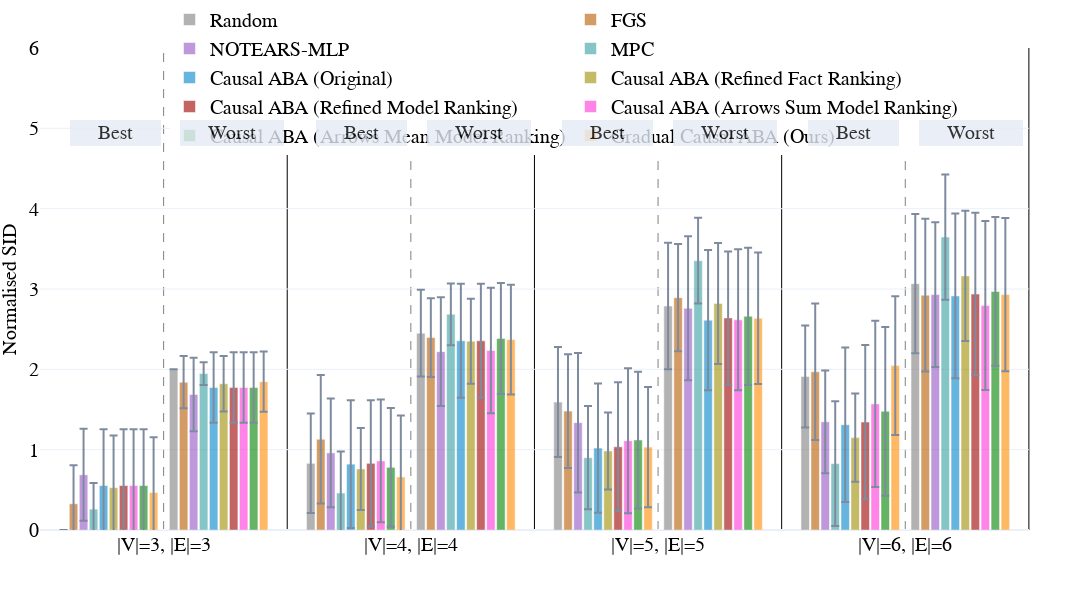

The notebook cell saved with this chart:
### Code cell
fig = double_bar_chart_plotly(v1_random_plot_data[v1_random_plot_data['n_nodes'] <= 6], 
                        names_dict,
                        colors_dict,
                        vars_to_plot=['n_sid_low', 'n_sid_high'],
                        names=['Best', 'Worst'],
                        labels=['Normalised SID', ''],
                        methods=methods,
                        dist_between_lines=0.1175,
                        intra_dis=0.112,
                        inter_dis=0.137,
                        lin_space=5,
                        nl_space=5,
                        start_pos = 0.03,
                        width=1300,
                        height=600,
                        range_y1=(0, 6),
                        range_y2=(0, 6),
                        annot_y=0.85)
fig.write_image("./v1_v2_random_graphs_sid_all.png", scale=3)

### Figure 1 — Plotly figure (JSON) as saved in the notebook; plotly's stock layout.template omitted (floating-point values rounded to 4 significant figures)
{"data": [{"error_y": {"array": [0.0, 0.6195, 0.6845, 0.6355], "type": "data", "visible": true}, "marker": {"color": "grey"}, "name": "Random", "offsetgroup": "0", "opacity": 0.6, "showlegend": true, "type": "bar", "x": ["|V|=3, |E|=3", "|V|=4, |E|=4", "|V|=5, |E|=5", "|V|=6, |E|=6"], "y": [0.0, 0.83, 1.592, 1.91], "yaxis": "y"}, {"error_y": {"array": [0.4785, 0.8006, 0.708, 0.8496], "type": "data", "visible": true}, "marker": {"color": "#b85c00"}, "name": "FGS", "offsetgroup": "1", "opacity": 0.6, "showlegend": true, "type": "bar", "x": ["|V|=3, |E|=3", "|V|=4, |E|=4", "|V|=5, |E|=5", "|V|=6, |E|=6"], "y": [0.3267, 1.13, 1.48, 1.97], "yaxis": "y"}, {"error_y": {"array": [0.5731, 0.6783, 0.868, 0.6396], "type": "data", "visible": true}, "marker": {"color": "#9454c4"}, "name": "NOTEARS-MLP", "offsetgroup": "2", "opacity": 0.6, "showlegend": true, "type": "bar", "x": ["|V|=3, |E|=3", "|V|=4, |E|=4", "|V|=5, |E|=5", "|V|=6, |E|=6"], "y": [0.6867, 0.96, 1.336, 1.347], "yaxis": "y"}, {"error_y": {"array": [0.325, 0.516, 0.643, 0.7759], "type": "data", "visible": true}, "marker": {"color": "#379f9f"}, "name": "MPC", "offsetgroup": "3", "opacity": 0.6, "showlegend": true, "type": "bar", "x": ["|V|=3, |E|=3", "|V|=4, |E|=4", "|V|=5, |E|=5", "|V|=6, |E|=6"], "y": [0.26, 0.46, 0.9, 0.8267], "yaxis": "y"}, {"error_y": {"array": [0.7018, 0.7939, 0.8043, 0.9619], "type": "data", "visible": true}, "marker": {"color": "#0085CA"}, "name": "Causal ABA (Original)", "offsetgroup": "4", "opacity": 0.6, "showlegend": true, "type": "bar", "x": ["|V|=3, |E|=3", "|V|=4, |E|=4", "|V|=5, |E|=5", "|V|=6, |E|=6"], "y": [0.5533, 0.82, 1.02, 1.31], "yaxis": "y"}, {"error_y": {"array": [0.6498, 0.51, 0.4795, 0.5484], "type": "data", "visible": true}, "marker": {"color": "#9F8D00"}, "name": "Causal ABA (Refined Fact Ranking)", "offsetgroup": "5", "opacity": 0.6, "showlegend": true, "type": "bar", "x": ["|V|=3, |E|=3", "|V|=4, |E|=4", "|V|=5, |E|=5", "|V|=6, |E|=6"], "y": [0.5267, 0.76, 0.984, 1.15], "yaxis": "y"}, {"error_y": {"array": [0.7018, 0.7864, 0.8017, 0.9591], "type": "data", "visible": true}, "marker": {"color": "#9E0000"}, "name": "Causal ABA (Refined Model Ranking)", "offsetgroup": "6", "opacity": 0.6, "showlegend": true, "type": "bar", "x": ["|V|=3, |E|=3", "|V|=4, |E|=4", "|V|=5, |E|=5", "|V|=6, |E|=6"], "y": [0.5533, 0.83, 1.036, 1.343], "yaxis": "y"}, {"error_y": {"array": [0.7018, 0.7646, 0.9027, 1.035], "type": "data", "visible": true}, "marker": {"color": "#ff34da"}, "name": "Causal ABA (Arrows Sum Model Ranking)", "offsetgroup": "7", "opacity": 0.6, "showlegend": true, "type": "bar", "x": ["|V|=3, |E|=3", "|V|=4, |E|=4", "|V|=5, |E|=5", "|V|=6, |E|=6"], "y": [0.5533, 0.86, 1.112, 1.57], "yaxis": "y"}, {"error_y": {"array": [0.7018, 0.74, 0.8514, 1.051], "type": "data", "visible": true}, "marker": {"color": "#008100"}, "name": "Causal ABA (Arrows Mean Model Ranking)", "offsetgroup": "8", "opacity": 0.6, "showlegend": true, "type": "bar", "x": ["|V|=3, |E|=3", "|V|=4, |E|=4", "|V|=5, |E|=5", "|V|=6, |E|=6"], "y": [0.5533, 0.78, 1.12, 1.477], "yaxis": "y"}, {"error_y": {"array": [0.6868, 0.7639, 0.7476, 0.8631], "type": "data", "visible": true}, "marker": {"color": "#ff8c00"}, "name": "Gradual Causal ABA (Ours)", "offsetgroup": "9", "opacity": 0.6, "showlegend": true, "type": "bar", "x": ["|V|=3, |E|=3", "|V|=4, |E|=4", "|V|=5, |E|=5", "|V|=6, |E|=6"], "y": [0.4667, 0.66, 1.032, 2.047], "yaxis": "y"}, {"marker": {"color": "white"}, "name": "", "offsetgroup": "10", "opacity": 1, "showlegend": false, "type": "bar", "x": ["|V|=3, |E|=3", "|V|=4, |E|=4", "|V|=5, |E|=5", "|V|=6, |E|=6"], "y": [0.0, 0.0, 0.0, 0.0]}, {"error_y": {"array": [0.0, 0.5393, 0.787, 0.8677], "type": "data", "visible": true}, "marker": {"color": "grey"}, "name": "Random", "offsetgroup": "11", "opacity": 0.6, "showlegend": false, "type": "bar", "x": ["|V|=3, |E|=3", "|V|=4, |E|=4", "|V|=5, |E|=5", "|V|=6, |E|=6"], "y": [2.0, 2.45, 2.788, 3.067], "yaxis": "y2"}, {"error_y": {"array": [0.3246, 0.4899, 0.6679, 0.9501], "type": "data", "visible": true}, "marker": {"color": "#b85c00"}, "name": "FGS", "offsetgroup": "12", "opacity": 0.6, "showlegend": false, "type": "bar", "x": ["|V|=3, |E|=3", "|V|=4, |E|=4", "|V|=5, |E|=5", "|V|=6, |E|=6"], "y": [1.84, 2.395, 2.892, 2.923], "yaxis": "y2"}, {"error_y": {"array": [0.4588, 0.677, 0.8972, 0.9023], "type": "data", "visible": true}, "marker": {"color": "#9454c4"}, "name": "NOTEARS-MLP", "offsetgroup": "13", "opacity": 0.6, "showlegend": false, "type": "bar", "x": ["|V|=3, |E|=3", "|V|=4, |E|=4", "|V|=5, |E|=5", "|V|=6, |E|=6"], "y": [1.687, 2.22, 2.76, 2.93], "yaxis": "y2"}, {"error_y": {"array": [0.1406, 0.384, 0.5339, 0.78], "type": "data", "visible": true}, "marker": {"color": "#379f9f"}, "name": "MPC", "offsetgroup": "14", "opacity": 0.6, "showlegend": false, "type": "bar", "x": ["|V|=3, |E|=3", "|V|=4, |E|=4", "|V|=5, |E|=5", "|V|=6, |E|=6"], "y": [1.947, 2.685, 3.352, 3.647], "yaxis": "y2"}, {"error_y": {"array": [0.4387, 0.7091, 0.8726, 1.025], "type": "data", "visible": true}, "marker": {"color": "#0085CA"}, "name": "Causal ABA (Original)", "offsetgroup": "15", "opacity": 0.6, "showlegend": false, "type": "bar", "x": ["|V|=3, |E|=3", "|V|=4, |E|=4", "|V|=5, |E|=5", "|V|=6, |E|=6"], "y": [1.773, 2.355, 2.612, 2.913], "yaxis": "y2"}, {"error_y": {"array": [0.3448, 0.5297, 0.753, 0.812], "type": "data", "visible": true}, "marker": {"color": "#9F8D00"}, "name": "Causal ABA (Refined Fact Ranking)", "offsetgroup": "16", "opacity": 0.6, "showlegend": false, "type": "bar", "x": ["|V|=3, |E|=3", "|V|=4, |E|=4", "|V|=5, |E|=5", "|V|=6, |E|=6"], "y": [1.82, 2.35, 2.82, 3.163], "yaxis": "y2"}, {"error_y": {"array": [0.4387, 0.7091, 0.8281, 1.011], "type": "data", "visible": true}, "marker": {"color": "#9E0000"}, "name": "Causal ABA (Refined Model Ranking)", "offsetgroup": "17", "opacity": 0.6, "showlegend": false, "type": "bar", "x": ["|V|=3, |E|=3", "|V|=4, |E|=4", "|V|=5, |E|=5", "|V|=6, |E|=6"], "y": [1.773, 2.355, 2.64, 2.937], "yaxis": "y2"}, {"error_y": {"array": [0.4387, 0.7815, 0.8777, 1.052], "type": "data", "visible": true}, "marker": {"color": "#ff34da"}, "name": "Causal ABA (Arrows Sum Model Ranking)", "offsetgroup": "18", "opacity": 0.6, "showlegend": false, "type": "bar", "x": ["|V|=3, |E|=3", "|V|=4, |E|=4", "|V|=5, |E|=5", "|V|=6, |E|=6"], "y": [1.773, 2.235, 2.616, 2.793], "yaxis": "y2"}, {"error_y": {"array": [0.4387, 0.6911, 0.8545, 0.9262], "type": "data", "visible": true}, "marker": {"color": "#008100"}, "name": "Causal ABA (Arrows Mean Model Ranking)", "offsetgroup": "19", "opacity": 0.6, "showlegend": false, "type": "bar", "x": ["|V|=3, |E|=3", "|V|=4, |E|=4", "|V|=5, |E|=5", "|V|=6, |E|=6"], "y": [1.773, 2.385, 2.66, 2.97], "yaxis": "y2"}, {"error_y": {"array": [0.3762, 0.6818, 0.8198, 0.9524], "type": "data", "visible": true}, "marker": {"color": "#ff8c00"}, "name": "Gradual Causal ABA (Ours)", "offsetgroup": "20", "opacity": 0.6, "showlegend": false, "type": "bar", "x": ["|V|=3, |E|=3", "|V|=4, |E|=4", "|V|=5, |E|=5", "|V|=6, |E|=6"], "y": [1.847, 2.37, 2.636, 2.93], "yaxis": "y2"}], "layout": {"annotations": [{"bgcolor": "#E5ECF6", "bordercolor": "#E5ECF6", "borderwidth": 2, "font": {"color": "black", "size": 20}, "opacity": 0.8, "showarrow": false, "text": "     Best     ", "x": 0.03, "xanchor": "left", "xref": "x domain", "y": 0.85, "yref": "y domain"}, {"bgcolor": "#E5ECF6", "bordercolor": "#E5ECF6", "borderwidth": 2, "font": {"color": "black", "size": 20}, "opacity": 0.8, "showarrow": false, "text": "     Worst     ", "x": 0.142, "xanchor": "left", "xref": "x domain", "y": 0.85, "yref": "y domain"}, {"bgcolor": "#E5ECF6", "bordercolor": "#E5ECF6", "borderwidth": 2, "font": {"color": "black", "size": 20}, "opacity": 0.8, "showarrow": false, "text": "     Best     ", "x": 0.279, "xanchor": "left", "xref": "x domain", "y": 0.85, "yref": "y domain"}, {"bgcolor": "#E5ECF6", "bordercolor": "#E5ECF6", "borderwidth": 2, "font": {"color": "black", "size": 20}, "opacity": 0.8, "showarrow": false, "text": "     Worst     ", "x": 0.391, "xanchor": "left", "xref": "x domain", "y": 0.85, "yref": "y domain"}, {"bgcolor": "#E5ECF6", "bordercolor": "#E5ECF6", "borderwidth": 2, "font": {"color": "black", "size": 20}, "opacity": 0.8, "showarrow": false, "text": "     Best     ", "x": 0.528, "xanchor": "left", "xref": "x domain", "y": 0.85, "yref": "y domain"}, {"bgcolor": "#E5ECF6", "bordercolor": "#E5ECF6", "borderwidth": 2, "font": {"color": "black", "size": 20}, "opacity": 0.8, "showarrow": false, "text": "     Worst     ", "x": 0.64, "xanchor": "left", "xref": "x domain", "y": 0.85, "yref": "y domain"}, {"bgcolor": "#E5ECF6", "bordercolor": "#E5ECF6", "borderwidth": 2, "font": {"color": "black", "size": 20}, "opacity": 0.8, "showarrow": false, "text": "     Best     ", "x": 0.777, "xanchor": "left", "xref": "x domain", "y": 0.85, "yref": "y domain"}, {"bgcolor": "#E5ECF6", "bordercolor": "#E5ECF6", "borderwidth": 2, "font": {"color": "black", "size": 20}, "opacity": 0.8, "showarrow": false, "text": "     Worst     ", "x": 0.889, "xanchor": "left", "xref": "x domain", "y": 0.85, "yref": "y domain"}], "bargap": 0.15, "bargroupgap": 0.15, "barmode": "group", "font": {"color": "black", "family": "Serif", "size": 20}, "height": 600, "hovermode": "x unified", "legend": {"orientation": "h", "x": 0.5, "xanchor": "center", "y": 1.1, "yanchor": "top"}, "margin": {"b": 70, "l": 40, "r": 0, "t": 20}, "shapes": [{"layer": "below", "line": {"color": "grey", "dash": "dash", "width": 1}, "type": "line", "x0": 0.1175, "x1": 0.1175, "xref": "paper", "y0": 0, "y1": 1, "yref": "paper"}, {"layer": "below", "line": {"color": "black", "dash": "solid", "width": 1}, "type": "line", "x0": 0.235, "x1": 0.235, "xref": "paper", "y0": 0, "y1": 1, "yref": "paper"}, {"layer": "below", "line": {"color": "grey", "dash": "dash", "width": 1}, "type": "line", "x0": 0.3525, "x1": 0.3525, "xref": "paper", "y0": 0, "y1": 1, "yref": "paper"}, {"layer": "below", "line": {"color": "black", "dash": "solid", "width": 1}, "type": "line", "x0": 0.47, "x1": 0.47, "xref": "paper", "y0": 0, "y1": 1, "yref": "paper"}, {"layer": "below", "line": {"color": "grey", "dash": "dash", "width": 1}, "type": "line", "x0": 0.5875, "x1": 0.5875, "xref": "paper", "y0": 0, "y1": 1, "yref": "paper"}, {"layer": "below", "line": {"color": "black", "dash": "solid", "width": 1}, "type": "line", "x0": 0.705, "x1": 0.705, "xref": "paper", "y0": 0, "y1": 1, "yref": "paper"}, {"layer": "below", "line": {"color": "grey", "dash": "dash", "width": 1}, "type": "line", "x0": 0.8225, "x1": 0.8225, "xref": "paper", "y0": 0, "y1": 1, "yref": "paper"}, {"layer": "below", "line": {"color": "black", "dash": "solid", "width": 1}, "type": "line", "x0": 0.94, "x1": 0.94, "xref": "paper", "y0": 0, "y1": 1, "yref": "paper"}], "width": 1300, "xaxis": {"anchor": "y", "domain": [0, 0.94]}, "yaxis": {"anchor": "x", "domain": [0, 1], "range": [0, 6], "title": {"font": {"size": 20}, "text": "Normalised SID"}}, "yaxis2": {"anchor": "x", "overlaying": "y", "range": [0, 6], "scaleanchor": 0, "showgrid": false, "showline": false, "showticklabels": false, "side": "right", "title": {"font": {"size": 20}, "text": ""}, "zeroline": true}}}
